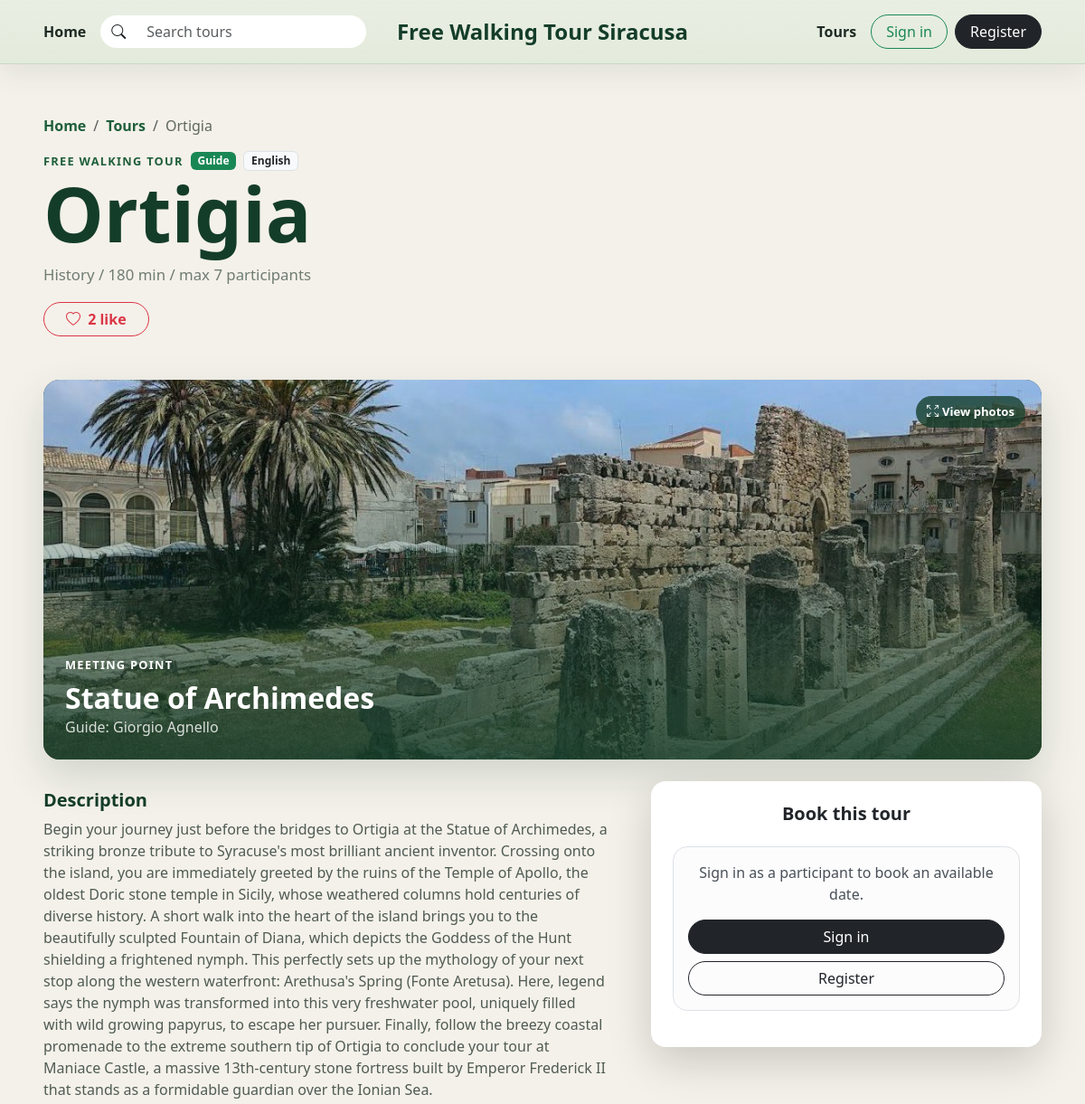
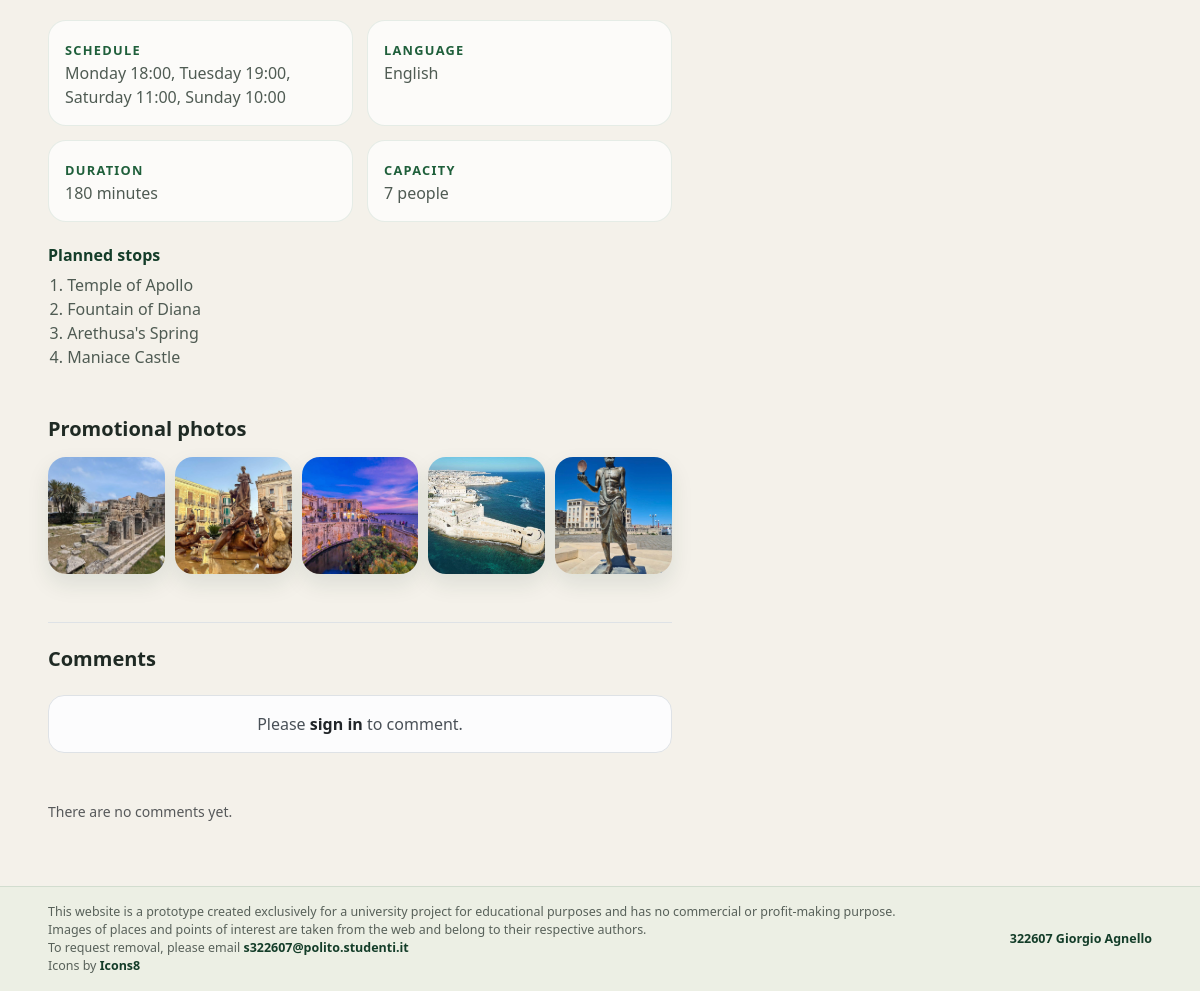
The page /tour/1 on the database its author committed (2 pictures, top to bottom).
### tables this page shows
CREATE TABLE tours (
    id INTEGER PRIMARY KEY AUTOINCREMENT,
    guide_id INTEGER NOT NULL,
    title TEXT NOT NULL,
    theme TEXT NOT NULL,
    meeting_point TEXT NOT NULL,
    duration_mins INTEGER NOT NULL CHECK (duration_mins > 0),
    language TEXT NOT NULL,
    max_participants INTEGER NOT NULL CHECK (max_participants > 0),
    description TEXT NOT NULL,
    created_at TEXT NOT NULL DEFAULT CURRENT_TIMESTAMP,
    FOREIGN KEY (guide_id) REFERENCES users (id) ON DELETE CASCADE
);

CREATE TABLE tour_photos (
    id INTEGER PRIMARY KEY AUTOINCREMENT,
    tour_id INTEGER NOT NULL,
    path TEXT NOT NULL,
    position INTEGER NOT NULL,
    FOREIGN KEY (tour_id) REFERENCES tours (id) ON DELETE CASCADE,
    UNIQUE (tour_id, position)
);

CREATE TABLE tour_stops (
    id INTEGER PRIMARY KEY AUTOINCREMENT,
    tour_id INTEGER NOT NULL,
    name TEXT NOT NULL,
    position INTEGER NOT NULL,
    FOREIGN KEY (tour_id) REFERENCES tours (id) ON DELETE CASCADE
);

### app.py (the view)
@app.route("/tour/<int:id>")
def tour_detail(id):
    conn = get_db_connection()
    tour_row = get_tour_row(conn, id)
    if not tour_row:
        conn.close()
        abort(404)
    tour = enrich_tour(conn, tour_row)
    stops = get_stops(conn, id)
    photos = get_photos(conn, id)
    dates = upcoming_dates(conn, tour)
    comments = conn.execute(
        """
        SELECT comments.*, users.first_name, users.last_name, users.role
        FROM comments
        JOIN users ON users.id = comments.user_id
        WHERE comments.tour_id = ?
        ORDER BY comments.id DESC
        """,
        (id,),
    ).fetchall()
    conn.close()
    return render_template(
        "tour_detail.html",
        tour=tour,
        stops=stops,
        photos=photos,
        upcoming_dates=dates,
        comments=comments,
    )

### app.py (called while the page is built)
@app.context_processor
def inject_constants():
    return {
        "LANGUAGES": LANGUAGES,
        "WEEKDAYS": WEEKDAYS,
        "WEEKDAY_NAMES": WEEKDAY_NAMES,
        "DURATION_FILTERS": DURATION_FILTERS,
        "MIN_TOUR_STOPS": MIN_TOUR_STOPS,
    }

def tour_datetime(tour_date, start_time):
    return dt.datetime.combine(tour_date, dt.time.fromisoformat(start_time))

def get_schedules(conn, tour_id):
    return conn.execute(
        "SELECT * FROM tour_schedule WHERE tour_id = ? ORDER BY weekday",
        (tour_id,),
    ).fetchall()

def format_schedule(schedules):
    return ", ".join(f"{WEEKDAY_NAMES[row['weekday']]} {row['start_time']}" for row in schedules)

def get_stops(conn, tour_id):
    return conn.execute(
        "SELECT * FROM tour_stops WHERE tour_id = ? ORDER BY position",
        (tour_id,),
    ).fetchall()

def get_photos(conn, tour_id):
    return conn.execute(
        "SELECT * FROM tour_photos WHERE tour_id = ? ORDER BY position",
        (tour_id,),
    ).fetchall()

def primary_photo(conn, tour_id):
    photo = conn.execute(
        "SELECT path FROM tour_photos WHERE tour_id = ? ORDER BY position LIMIT 1",
        (tour_id,),
    ).fetchone()
    return photo["path"] if photo else "/static/assets/img/favicon.png"

def tour_like_count(conn, tour_id):
    row = conn.execute(
        "SELECT COUNT(*) AS total FROM tour_likes WHERE tour_id = ?",
        (tour_id,),
    ).fetchone()
    return row["total"]

def tour_comment_count(conn, tour_id):
    row = conn.execute(
        "SELECT COUNT(*) AS total FROM comments WHERE tour_id = ?",
        (tour_id,),
    ).fetchone()
    return row["total"]

def current_user_liked(conn, tour_id):
    if not current_user.is_authenticated:
        return False
    row = conn.execute(
        "SELECT 1 FROM tour_likes WHERE tour_id = ? AND user_id = ?",
        (tour_id, current_user.id),
    ).fetchone()
    return row is not None

def get_tour_row(conn, tour_id):
    return conn.execute(
        """
        SELECT tours.*, users.first_name AS guide_first_name,
               users.last_name AS guide_last_name
        FROM tours
        JOIN users ON users.id = tours.guide_id
        WHERE tours.id = ?
        """,
        (tour_id,),
    ).fetchone()

def available_places(conn, tour, tour_date):
    return tour["max_participants"] - active_reserved_places(conn, tour["id"], tour_date)

### templates/tour_detail.html (shortened to what this page needs)
{% extends 'base.html' %}
{% block extra_css %}
<link href="{{ url_for('static', filename='assets/css/tour-detail.css') }}" rel="stylesheet">
{% endblock %}
{% block content %}
<main class="container-fluid px-3 px-lg-5 py-4 py-lg-5">
  <nav aria-label="breadcrumb">
    <ol class="breadcrumb">
      <li class="breadcrumb-item"><a href="{{ url_for('index') }}">Home</a></li>
      <li class="breadcrumb-item"><a href="{{ url_for('tours') }}">Tours</a></li>
      <li class="breadcrumb-item active" aria-current="page">{{ tour.title }}</li>
    </ol>
  </nav>
  <article>
    <header class="mb-4 mb-lg-5">
      <div class="d-flex flex-wrap align-items-center gap-2 mb-2">
        <span class="section-label">Free walking tour</span>
        <span class="badge text-bg-success">Guide</span>
        <span class="badge text-bg-light text-dark border">{{ tour.language }}</span>
      </div>
      <div class="d-flex flex-column flex-lg-row justify-content-between gap-3">
        <div>
          <h1 class="homepage-title mb-3">{{ tour.title }}</h1>
          <p class="homepage-text mb-0">
            {{ tour.theme }} / {{ tour.duration_mins }} min / max {{ tour.max_participants }} participants
          </p>
          <form class="like-form mt-3" action="{{ url_for('toggle_like', id=tour.id) }}" method="POST">
            <button class="btn {% if tour.is_liked %}btn-danger{% else %}btn-outline-danger{% endif %} rounded-pill px-4" type="submit">
              <i class="bi {% if tour.is_liked %}bi-heart-fill{% else %}bi-heart{% endif %} me-1"></i>
              {{ tour.like_count }} like
            </button>
          </form>
        </div>
      </div>
    </header>
    <section class="tour-hero mb-4">
      {% if photos %}
        <button class="tour-hero-image photo-viewer-trigger" type="button" data-bs-toggle="modal" data-bs-target="#photoModal" data-photo-index="0" aria-label="Open photo gallery for {{ tour.title }}">
          <img src="{{ tour.primary_photo }}" alt="{{ tour.title }}">
        </button>
        <span class="photo-zoom-hint">View photos</span>
      {% else %}
        <img src="{{ tour.primary_photo }}" alt="{{ tour.title }}">
      {% endif %}
      <div class="tour-hero-overlay">
        <p class="section-label mb-2">Meeting point</p>
        <h2>{{ tour.meeting_point }}</h2>
        <p class="mb-0">Guide: {{ tour.guide_first_name }} {{ tour.guide_last_name }}</p>
      </div>
    </section>
    <div class="row g-5">
      <div class="col-lg-7">
        <section class="tour-content mb-5">
          <h2 class="h5 fw-bold">Description</h2>
          <p class="pre-wrap">{{ tour.description }}</p>
          <div class="info-grid my-4">
            <div>
              <span class="section-label">Schedule</span>
              <p class="mb-0">{{ tour.schedule_label }}</p>
            </div>
            <div>
              <span class="section-label">Language</span>
              <p class="mb-0">{{ tour.language }}</p>
            </div>
            <div>
              <span class="section-label">Duration</span>
              <p class="mb-0">{{ tour.duration_mins }} minutes</p>
            </div>
            <div>
              <span class="section-label">Capacity</span>
              <p class="mb-0">{{ tour.max_participants }} people</p>
            </div>
          </div>
          <h3 class="h6 mt-4 fw-bold">Planned stops</h3>
          <ol class="stops-list">
            {% for stop in stops %}
              <li>{{ stop.name }}</li>
            {% endfor %}
          </ol>
        </section>
        <section class="gallery-section mb-5" aria-labelledby="gallery-title">
          <h2 id="gallery-title" class="h5 fw-bold mb-3">Promotional photos</h2>
          <div class="tour-gallery">
            {% for photo in photos %}
              <button class="gallery-photo-button photo-viewer-trigger" type="button" data-bs-toggle="modal" data-bs-target="#photoModal" data-photo-index="{{ loop.index0 }}" aria-label="Open photo {{ loop.index }} of {{ tour.title }}">
                <img src="{{ photo.path }}" alt="Photo {{ loop.index }} of {{ tour.title }}">
              </button>
            {% endfor %}
          </div>
        </section>
        <section class="comments pt-4 border-top">
          <h2 class="h5 fw-bold mb-4">Comments</h2>
          {% if current_user.is_authenticated %}
            <form class="comment-form mb-5 p-4 bg-light rounded-4 border shadow-sm" action="{{ url_for('add_comment', id=tour.id) }}" method="POST">
              <label class="form-label small fw-bold" for="commentText">Add a comment</label>
              <textarea id="commentText" name="text" class="form-control rounded-4 border-0" rows="3" minlength="2" maxlength="600" required></textarea>
              <button type="submit" class="btn btn-dark rounded-pill px-4 mt-3">Post</button>
            </form>
          {% else %}
            <div class="alert alert-light border rounded-4 mb-5 text-center">
              Please
              <a href="{{ url_for('login', next=request.path) }}" class="fw-bold text-dark">sign in</a>
              to comment.
            </div>
          {% endif %}
          {% for comment in comments %}
            <article class="comment-item mb-4 pb-4 border-bottom d-flex gap-3">
              <div class="comment-avatar avatar-tone-{{ comment.user_id % 5 }} rounded-circle" aria-hidden="true">
                {{ comment.first_name[:1] }}{{ comment.last_name[:1] }}
              </div>
              <div>
                <div class="d-flex flex-wrap align-items-center gap-2 mb-1">
                  <h3 class="h6 fw-bold mb-0">{{ comment.first_name }} {{ comment.last_name }}</h3>
                  {% if comment.role == 'guide' %}
                    <span class="badge text-bg-success">Guide</span>
                  {% else %}
                    <span class="badge text-bg-info">Participant</span>
                  {% endif %}
                  {% if comment.user_id == tour.guide_id %}
                    <span class="badge text-bg-warning text-dark">Tour author</span>
                  {% endif %}
                </div>
                <p class="small text-muted mb-2">{{ comment.publication_date }}</p>
                <p class="mb-0">{{ comment.text }}</p>
              </div>
            </article>
          {% else %}
            <p class="small text-muted">There are no comments yet.</p>
          {% endfor %}
        </section>
      </div>
      <aside class="col-lg-5">
        <section class="booking-card card border-0 shadow-lg rounded-4 bg-white p-4">
          <h2 class="h5 fw-bold mb-4 text-center">Book this tour</h2>
          {% if not current_user.is_authenticated %}
            <div class="alert alert-light border rounded-4 text-center">
              Sign in as a participant to book an available date.
              <div class="d-grid gap-2 mt-3">
                <a href="{{ url_for('login', next=request.path) }}" class="btn btn-dark rounded-pill">Sign in</a>
                <a href="{{ url_for('register') }}" class="btn btn-outline-dark rounded-pill">Register</a>
              </div>
            </div>
          {% elif current_user.role != 'participant' %}
            <div class="alert alert-light border rounded-4 text-center">
              Guides cannot book with a guide account.
            </div>
          {% else %}
            <div class="alert alert-light border rounded-4 text-center">
              No bookable dates in the next 60 days.
            </div>
          {% endif %}
        </section>
      </aside>
    </div>
  </article>
</main>
{% endblock %}

### static/assets/css/style.css (style rules this page uses)
:root { --brand-green: #1f5f3b; --brand-green-dark: #143d29; --page-bg: #f4f1ea; --surface: #ffffff; --text-main: #1f2a24; --soft-shadow: 0 18px 45px rgba(20, 61, 41, 0.16); }
body { display: flex; flex-direction: column; min-height: 100vh; background-color: var(--page-bg); color: var(--text-main); font-family: system-ui, -apple-system, BlinkMacSystemFont, "Segoe UI", sans-serif; }
a { text-decoration: none; }
.section-label { color: var(--brand-green); font-size: 0.8rem; font-weight: 800; letter-spacing: 0.08rem; text-transform: uppercase; }
.homepage-title { max-width: 760px; font-size: clamp(2.6rem, 7vw, 5.8rem); font-weight: 850; line-height: 0.92; letter-spacing: 0; color: var(--brand-green-dark); }
.homepage-text { max-width: 460px; color: #6f7c73; font-size: 1.05rem; line-height: 1.6; }
.breadcrumb .breadcrumb-item a { color: var(--brand-green); font-weight:600; }
.breadcrumb .breadcrumb-item.active { color: rgba(31,45,36,0.7); }
.pre-wrap { white-space: pre-wrap; }

### static/assets/css/tour-detail.css (style rules this page uses)
.tour-hero { width: 100%; height: 420px; border-radius: 18px; position: relative; box-shadow: var(--soft-shadow); overflow: hidden; background: var(--brand-green-dark); }
.tour-hero img { width: 100%; height: 100%; object-fit: cover; }
.photo-viewer-trigger { display: block; padding: 0; border: 0; background: transparent; cursor: zoom-in; }
.tour-hero-image { width: 100%; height: 100%; }
.photo-zoom-hint { position: absolute; top: 18px; right: 18px; z-index: 3; padding: 8px 12px; border-radius: 999px; color: var(--surface); background: rgba(20, 61, 41, 0.78); font-size: 0.82rem; font-weight: 800; pointer-events: none; }
.tour-hero::after { content: ""; position: absolute; inset: 0; background: linear-gradient(180deg, rgba(20,61,41,0.04) 0%, rgba(20,61,41,0.36) 50%, rgba(20,61,41,0.86) 100%); pointer-events: none; }
.tour-hero-overlay { position: absolute; left: 24px; bottom: 24px; z-index: 2; color: var(--surface); width: calc(100% - 48px); pointer-events: none; }
.tour-hero-overlay h2 { margin: 0; font-weight: 800; letter-spacing: 0; }
.tour-hero-overlay .section-label { color: var(--surface); }
.tour-hero-overlay p:last-child { color: rgba(255, 255, 255, 0.82); }
.tour-content h2 { margin-top: 0.6rem; }
.info-grid { display: grid; grid-template-columns: repeat(2, minmax(0, 1fr)); gap: 14px; }
.info-grid > div { padding: 16px; border-radius: 18px; background: rgba(255, 255, 255, 0.72); border: 1px solid rgba(31, 95, 59, 0.1); }
.stops-list { padding-left: 1.2rem; }
.tour-gallery { display: grid; grid-template-columns: repeat(5, minmax(0, 1fr)); gap: 10px; }
.tour-gallery img { width: 100%; aspect-ratio: 1 / 1; object-fit: cover; transition: transform 180ms ease; }
.gallery-photo-button { border-radius: 18px; box-shadow: 0 10px 22px rgba(20, 61, 41, 0.1); overflow: hidden; }
.booking-card { position: sticky; top: 100px; }
.like-form .btn { font-weight: 800; }
.tour-content h2, .tour-content h3, .comments h3 { color: var(--brand-green-dark); font-weight: 800; letter-spacing: 0; }
.tour-content p, .comments p, .tour-content li { color: #4f5b53; }

### rows shown on the page
tours: title "Ortigia", language "English", theme "History", description "Begin your journey just before the bridges to Ortigia at the Statue of Archimedes, a striking bronze tribute to Syracuse's most brilliant ancient inventor. Crossing onto the island, you are immediately greeted by the ruins of the Temple of Apollo, the oldest Doric stone temple in Sicily, whose weathered columns hold centuries of diverse history. A short walk into the heart of the island brings you to the beautifully sculpted Fountain of Diana, which depicts the Goddess of the Hunt shielding a frightened nymph. This perfectly sets up the mythology of your next stop along the western waterfront: Arethusa's Spring (Fonte Aretusa). Here, legend says the nymph was transformed into this very…"
tour_photos: primary_photo (picture), path (picture)
tour_stops: name "Temple of Apollo"
tour_stops: name "Fountain of Diana"
tour_stops: name "Arethusa's Spring"
tour_stops: name "Maniace Castle"
tour_photos: path (picture)
tour_photos: path (picture)
tour_photos: path (picture)
tour_photos: path (picture)

### other values the page prints
{{ tour.duration_mins }} "180"
{{ tour.max_participants }} "7"
{{ tour.like_count }} "2"
{{ tour.schedule_label }} "Monday 18:00, Tuesday 19:00, Saturday 11:00, Sunday 10:00"
